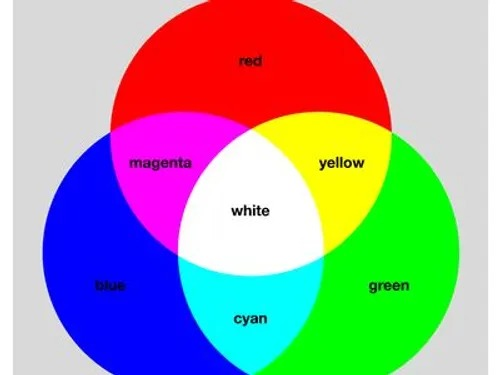
#> input picture images/RGB_image.jpg, 500 x 375 px, found by its file name
$ python color_image_histogram.py
#> lines starting #> are read from the running program, lines starting #| are printed output that depends on the picture
import numpy as np
import matplotlib.pyplot as plt
from PIL import Image
# Load the color image
input_image_path = r"C:\Users\ASUS\Desktop\image mid\images\RGB_image.jpg"
image = Image.open(input_image_path)
#> image is the input picture: PIL image 500x375 RGB; mean R, G, B 161.5, 160, 159.6
image_np = np.array(image)

# Calculate the histogram for each color channel
red_channel = image_np[:, :, 0]
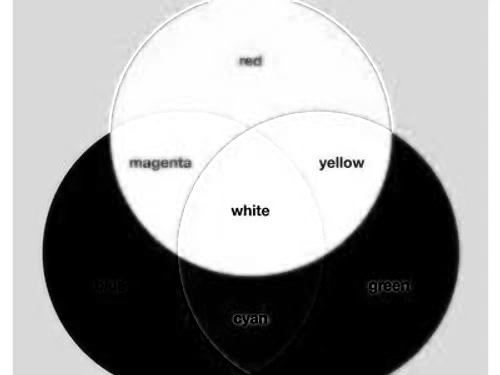
#> red_channel: shape (375, 500); min 0, max 255, mean 161.5
green_channel = image_np[:, :, 1]
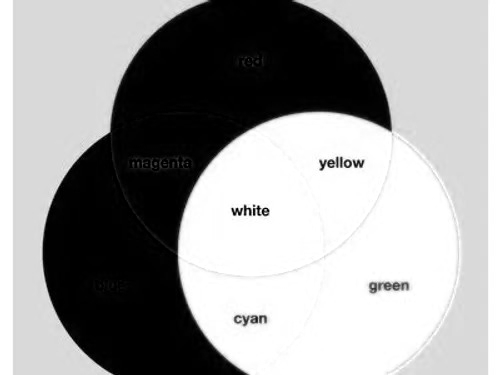
#> green_channel: shape (375, 500); min 0, max 255, mean 160
blue_channel = image_np[:, :, 2]
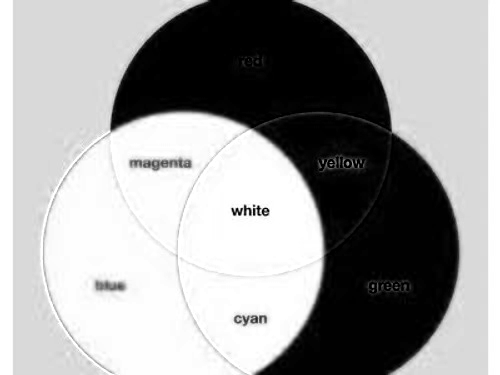
#> blue_channel: shape (375, 500); min 0, max 255, mean 159.6

# Calculate histograms
red_hist, bins_red = np.histogram(red_channel.flatten(), bins=256, range=[0, 256])
#> red_hist = 256 values, max 42678 at index 217, min 12 at index 70, mean 732.4; bins_red = 257 values from 0 to 256
green_hist, bins_green = np.histogram(green_channel.flatten(), bins=256, range=[0, 256])
#> green_hist = 256 values, max 46081 at index 255, min 7 at index 86, mean 732.4; bins_green = 257 values from 0 to 256
blue_hist, bins_blue = np.histogram(blue_channel.flatten(), bins=256, range=[0, 256])
#> blue_hist = 256 values, max 40473 at index 217, min 19 at index 70, mean 732.4; bins_blue = 257 values from 0 to 256


plt.figure(figsize=(12,6))

# Original Image
plt.subplot(1, 2, 1)
plt.imshow(image)
plt.title('Original Image')
plt.axis('off')

# Histogram
plt.subplot(1, 2, 2)

plt.plot(bins_red[:-1], red_hist, color='red', label='Red Channel')
plt.plot(bins_green[:-1], green_hist, color='green', label='Green Channel')
plt.plot(bins_blue[:-1], blue_hist, color='blue', label='Blue Channel')

plt.title('Histogram')
plt.xlabel('Pixel Value')
plt.ylabel('Frequency')
plt.legend()
plt.xlim([0, 255])
plt.tight_layout()
plt.show()
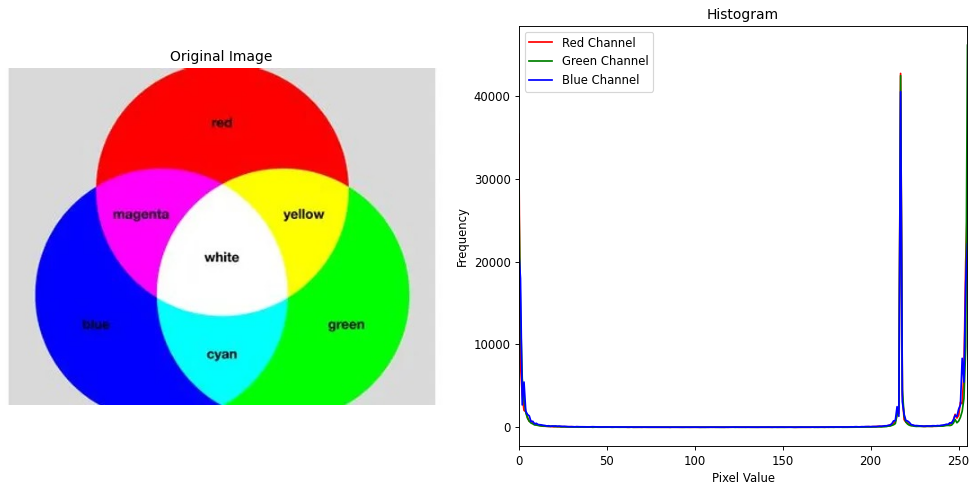
#> figure drawn by matplotlib, 2 panels; panel 2: curve peaks at x = 217, y = 42678; panel 2: curve peaks at x = 255, y = 46081; panel 2: curve peaks at x = 217, y = 40473
